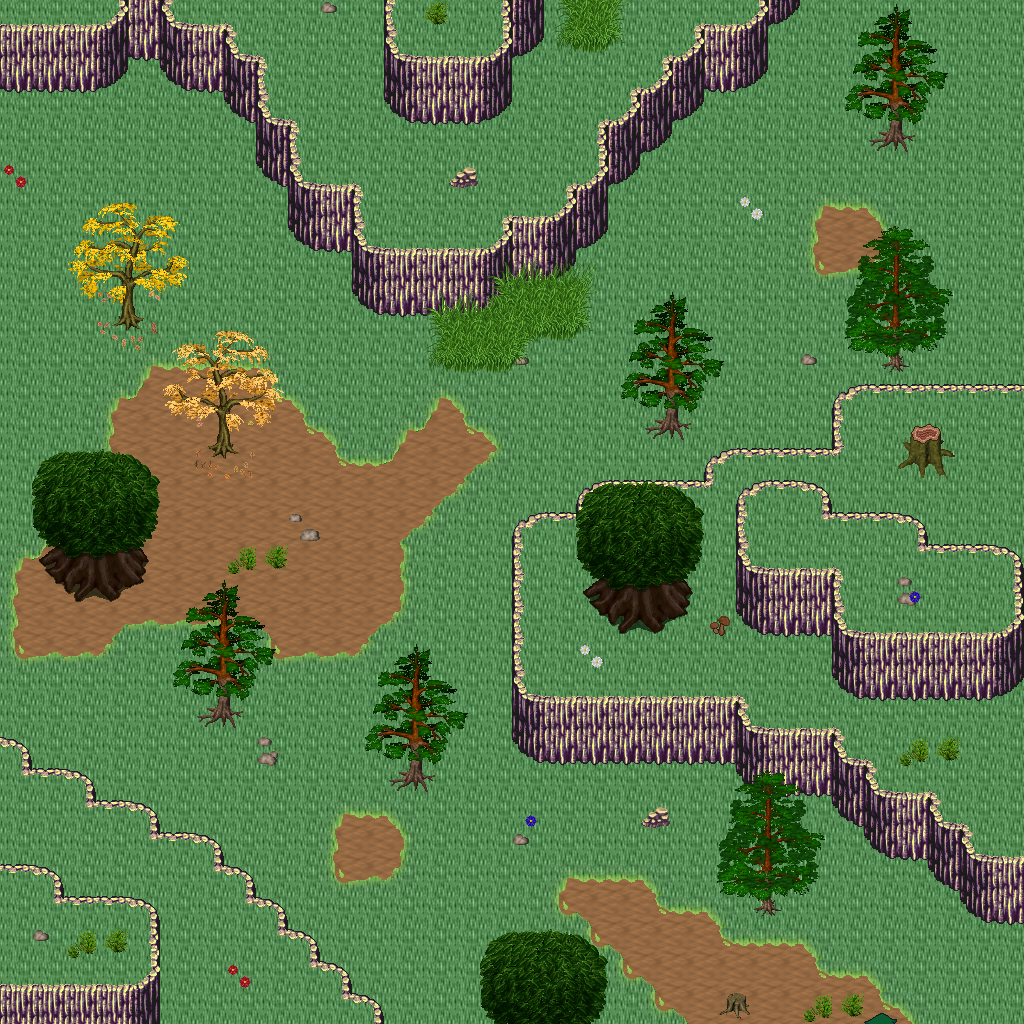

A 2D game scene composited from a Tiled map and its tileset images. What follows is a short description and the map's XML, with each tile layer's data collapsed to a summary:
An orthogonal 32x32 tile map with 32x32 px tiles, 5 tile layers (Ground, Objects, Objects2, Above, ...), 1 hidden layer not drawn, 33 tilesets.

<map version="1.10" tiledversion="1.11.0" orientation="orthogonal" renderorder="right-down" width="32" height="32" tilewidth="32" tileheight="32" infinite="0" nextlayerid="11" nextobjectid="1">
 <tileset firstgid="1" name="logic_collision" tilewidth="32" tileheight="32" tilecount="1" columns="1">
  <image source="../drawable/logic_collision.png" width="32" height="32" />
 </tileset>
 <tileset firstgid="2" name="ground_ground" tilewidth="32" tileheight="32" tilecount="33" columns="3">
  <image source="../drawable/ground_ground.png" width="96" height="352" />
 </tileset>
 <tileset firstgid="35" name="building_house_3" tilewidth="32" tileheight="32" tilecount="48" columns="6">
  <image source="../drawable/building_house_3.png" width="192" height="256" />
 </tileset>
 <tileset firstgid="83" name="building_house_chalet" tilewidth="32" tileheight="32" tilecount="56" columns="7">
  <image source="../drawable/building_house_chalet.png" width="224" height="256" />
 </tileset>
 <tileset firstgid="139" name="terrain_grassland" tilewidth="32" tileheight="32" tilecount="88" columns="8">
  <image source="../drawable/terrain_grassland.png" width="256" height="352" />
 </tileset>
 <tileset firstgid="227" name="ground_grass_edges" tilewidth="32" tileheight="32" tilecount="36" columns="12">
  <image source="../drawable/ground_grass_edges.png" width="384" height="96" />
 </tileset>
 <tileset firstgid="263" name="ground_grass_corners" tilewidth="32" tileheight="32" tilecount="24" columns="6">
  <image source="../drawable/ground_grass_corners.png" width="192" height="128" />
 </tileset>
 <tileset firstgid="287" name="ground_grass_2" tilewidth="32" tileheight="32" tilecount="21" columns="3">
  <image source="../drawable/ground_grass_2.png" width="96" height="224" />
 </tileset>
 <tileset firstgid="308" name="plant_tree_fall_trees" tilewidth="32" tileheight="32" tilecount="40" columns="8">
  <image source="../drawable/plant_tree_fall_trees.png" width="256" height="160" />
 </tileset>
 <tileset firstgid="348" name="plant_tree_pine_tree" tilewidth="32" tileheight="32" tilecount="20" columns="4">
  <image source="../drawable/plant_tree_pine_tree.png" width="128" height="160" />
 </tileset>
 <tileset firstgid="368" name="plant_tree_pine_tree_1" tilewidth="32" tileheight="32" tilecount="20" columns="4">
  <image source="../drawable/plant_tree_pine_tree_1.png" width="128" height="160" />
 </tileset>
 <tileset firstgid="388" name="plant_tree_tree_darkgreen" tilewidth="32" tileheight="32" tilecount="88" columns="8">
  <image source="../drawable/plant_tree_tree_darkgreen.png" width="256" height="352" />
 </tileset>
 <tileset firstgid="476" name="plant_tree_evergreen" tilewidth="32" tileheight="32" tilecount="36" columns="3">
  <image source="../drawable/plant_tree_evergreen.png" width="96" height="384" />
 </tileset>
 <tileset firstgid="512" name="plant_tree_dead_tree_3" tilewidth="32" tileheight="32" tilecount="16" columns="4">
  <image source="../drawable/plant_tree_dead_tree_3.png" width="128" height="128" />
 </tileset>
 <tileset firstgid="528" name="plant_stump_hollow_logs" tilewidth="32" tileheight="32" tilecount="6" columns="3">
  <image source="../drawable/plant_stump_hollow_logs.png" width="96" height="64" />
 </tileset>
 <tileset firstgid="534" name="plant_stump_stump_purple" tilewidth="32" tileheight="32" tilecount="4" columns="2">
  <image source="../drawable/plant_stump_stump_purple.png" width="64" height="64" />
 </tileset>
 <tileset firstgid="538" name="plant_leaves" tilewidth="32" tileheight="32" tilecount="8" columns="4">
  <image source="../drawable/plant_leaves.png" width="128" height="64" />
 </tileset>
 <tileset firstgid="546" name="building_door_brown_door" tilewidth="32" tileheight="32" tilecount="3" columns="1">
  <image source="../drawable/building_door_brown_door.png" width="32" height="96" />
 </tileset>
 <tileset firstgid="549" name="item_pot_barrel_with_flower" tilewidth="32" tileheight="32" tilecount="2" columns="2">
  <image source="../drawable/item_pot_barrel_with_flower.png" width="64" height="32" />
 </tileset>
 <tileset firstgid="551" name="ground_rock_pebbles" tilewidth="32" tileheight="32" tilecount="3" columns="1">
  <image source="../drawable/ground_rock_pebbles.png" width="32" height="96" />
 </tileset>
 <tileset firstgid="554" name="plant_mushroom3" tilewidth="32" tileheight="32" tilecount="2" columns="2">
  <image source="../drawable/plant_mushroom3.png" width="64" height="32" />
 </tileset>
 <tileset firstgid="556" name="plant_bush_large_green" tilewidth="32" tileheight="32" tilecount="9" columns="3">
  <image source="../drawable/plant_bush_large_green.png" width="96" height="96" />
 </tileset>
 <tileset firstgid="565" name="plant_flower_daisy_blue" tilewidth="32" tileheight="32" tilecount="8" columns="2">
  <image source="../drawable/plant_flower_daisy_blue.png" width="64" height="128" />
 </tileset>
 <tileset firstgid="573" name="plant_flower_daisy_red" tilewidth="32" tileheight="32" tilecount="8" columns="2">
  <image source="../drawable/plant_flower_daisy_red.png" width="64" height="128" />
 </tileset>
 <tileset firstgid="581" name="plant_flower_daisy_white" tilewidth="32" tileheight="32" tilecount="8" columns="2">
  <image source="../drawable/plant_flower_daisy_white.png" width="64" height="128" />
 </tileset>
 <tileset firstgid="589" name="plant_flower_daisy_yellow" tilewidth="32" tileheight="32" tilecount="8" columns="2">
  <image source="../drawable/plant_flower_daisy_yellow.png" width="64" height="128" />
 </tileset>
 <tileset firstgid="597" name="plant_flower_stone_edge_beds" tilewidth="32" tileheight="32" tilecount="24" columns="8">
  <image source="../drawable/plant_flower_stone_edge_beds.png" width="256" height="96" />
 </tileset>
 <tileset firstgid="621" name="logic_creature_human_evil" tilewidth="32" tileheight="32" tilecount="16" columns="8">
  <image source="../drawable/logic_creature_human_evil.png" width="256" height="64" />
 </tileset>
 <tileset firstgid="637" name="logic_creature_animal" tilewidth="32" tileheight="32" tilecount="32" columns="8">
  <image source="../drawable/logic_creature_animal.png" width="256" height="128" />
 </tileset>
 <tileset firstgid="669" name="ground_tall_grass" tilewidth="32" tileheight="32" tilecount="15" columns="5">
  <image source="../drawable/ground_tall_grass.png" width="160" height="96" />
 </tileset>
 <tileset firstgid="684" name="logic_creature_reptile" tilewidth="32" tileheight="32" tilecount="7" columns="7">
  <image source="../drawable/logic_creature_reptile.png" width="224" height="32" />
 </tileset>
 <tileset firstgid="691" name="logic_creature_fowl" tilewidth="32" tileheight="32" tilecount="6" columns="6">
  <image source="../drawable/logic_creature_fowl.png" width="192" height="32" />
 </tileset>
 <tileset firstgid="697" name="object_stone_well" tilewidth="32" tileheight="32" tilecount="6" columns="2">
  <image source="../drawable/object_stone_well.png" width="64" height="96" />
 </tileset>
 <layer id="1" name="Ground" width="32" height="32">
  <data>[1024 cells, 1024 non-empty, 2 distinct tile ids]</data>
 </layer>
 <layer id="2" name="Objects" width="32" height="32">
  <data>[1024 cells, 342 non-empty, 40 distinct tile ids]</data>
 </layer>
 <layer id="3" name="Objects2" width="32" height="32">
  <data>[1024 cells, 78 non-empty, 38 distinct tile ids]</data>
 </layer>
 <layer id="4" name="Above" width="32" height="32">
  <data>[1024 cells, 122 non-empty, 55 distinct tile ids]</data>
 </layer>
 <layer id="5" name="Above2" width="32" height="32">
  <data>[1024 cells, 68 non-empty, 28 distinct tile ids]</data>
 </layer>
 <layer id="6" name="Walkable" width="32" height="32" visible="0">
  <data>[1024 cells, 376 non-empty, 1 distinct tile ids]</data>
 </layer>
 <objectgroup id="7" name="Mapevents" />
 <objectgroup id="8" name="Spawn" />
 <objectgroup id="9" name="Keys" />
 <objectgroup id="10" name="Replace" />
</map>
